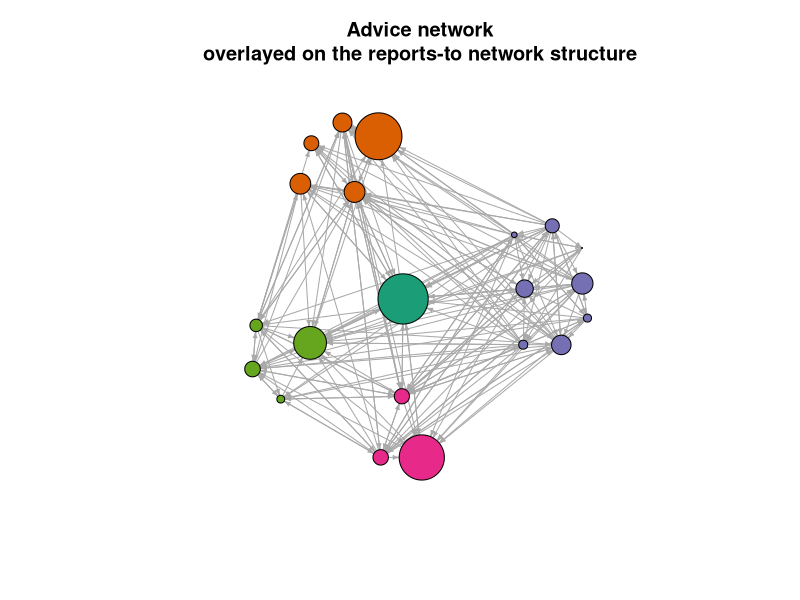
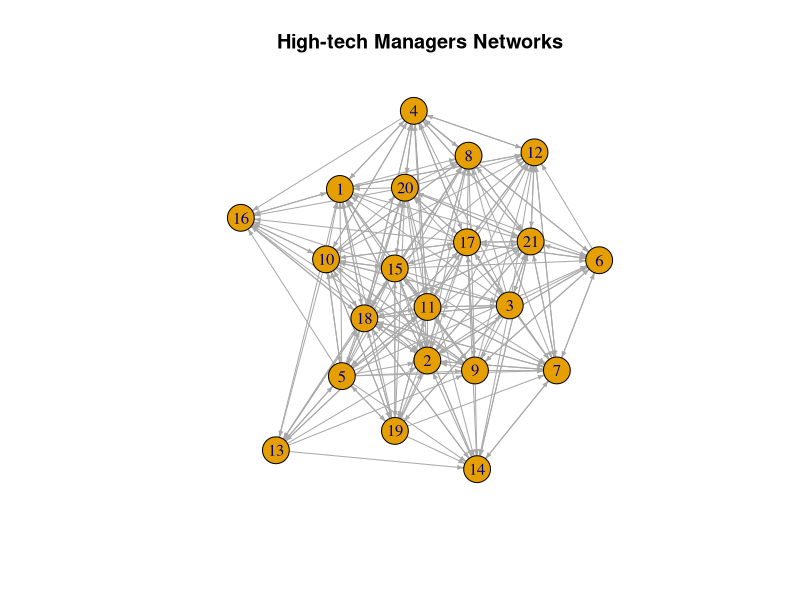
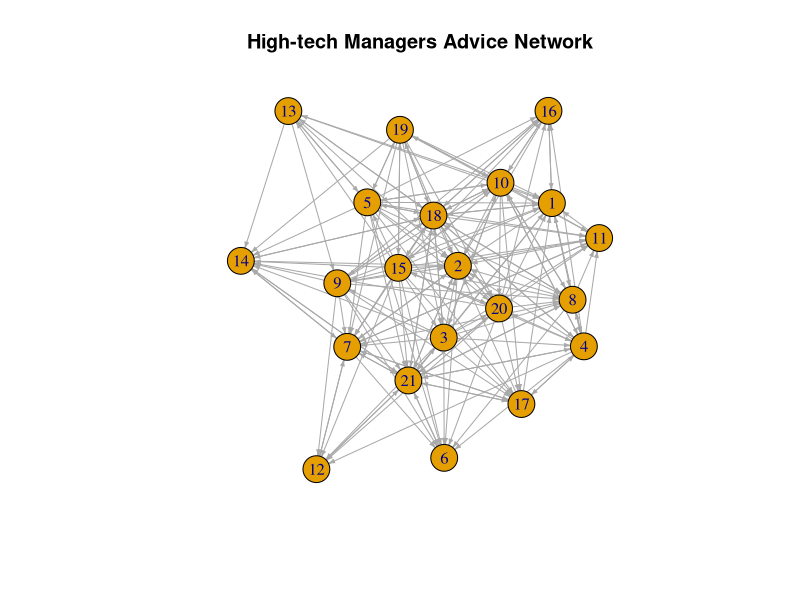
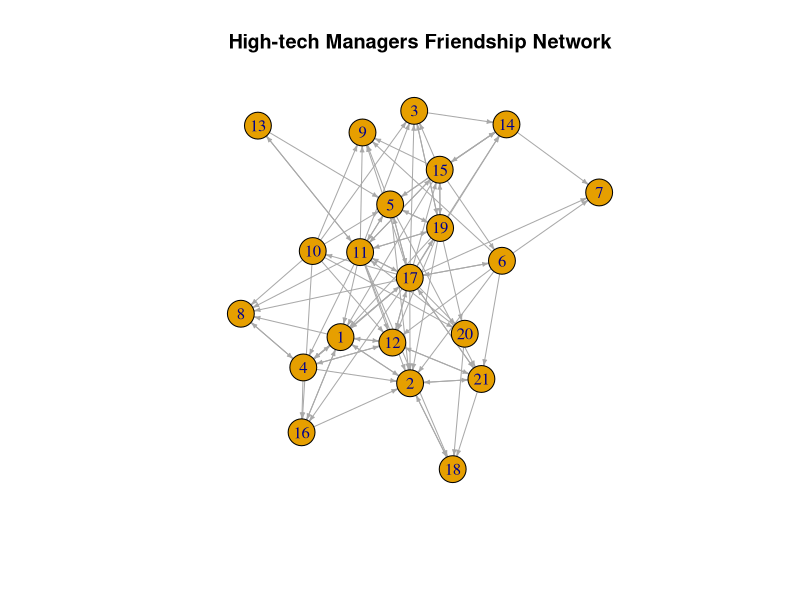
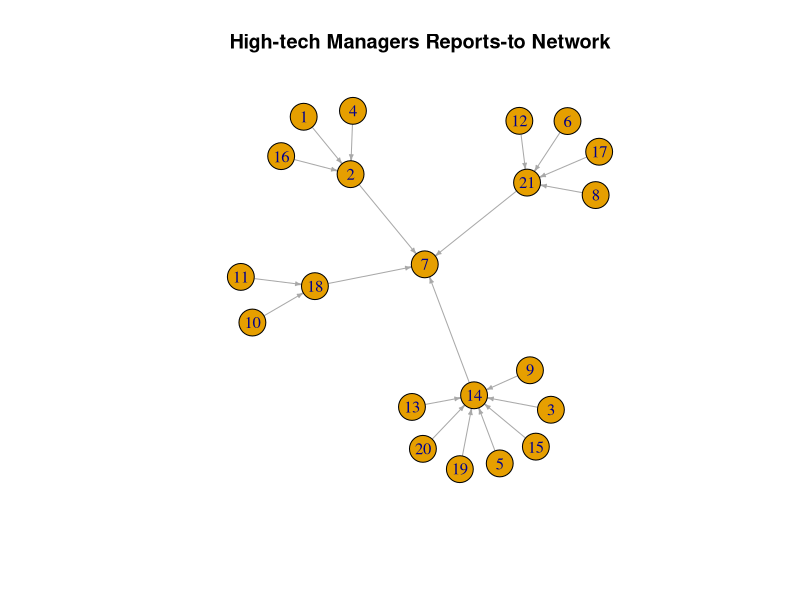
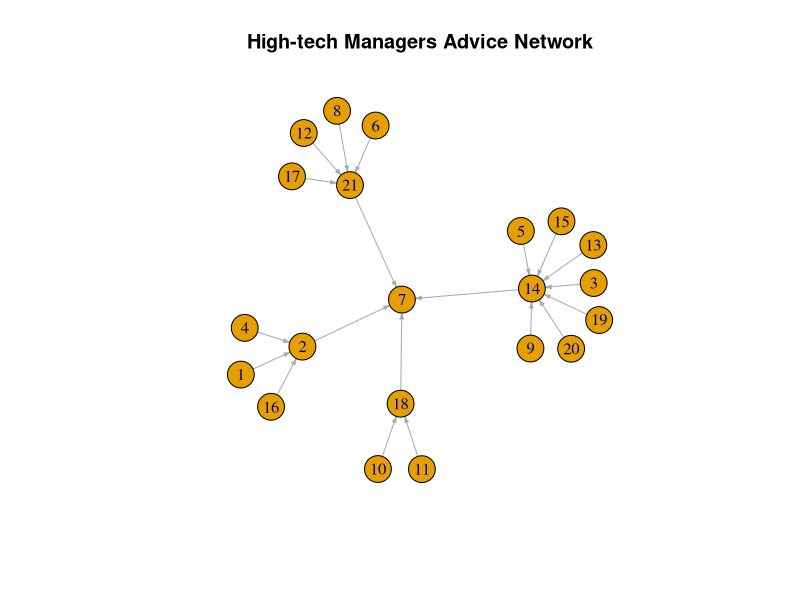
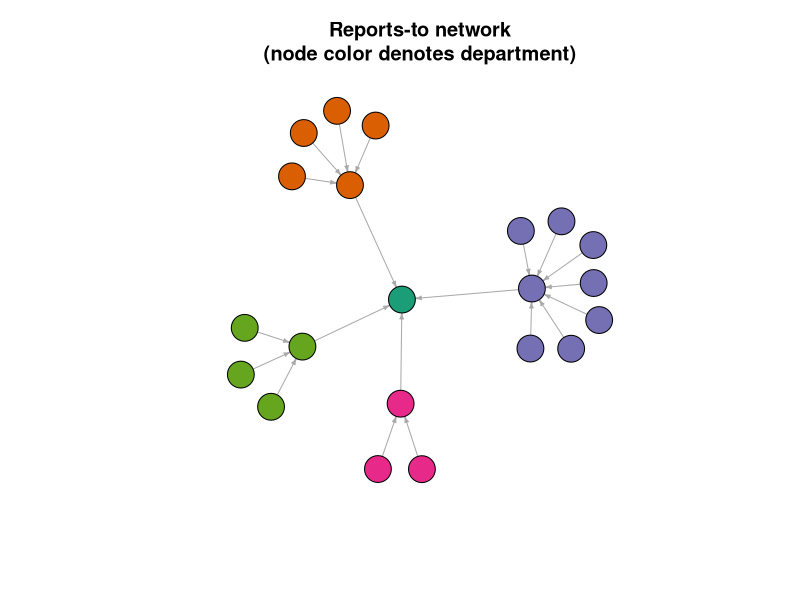
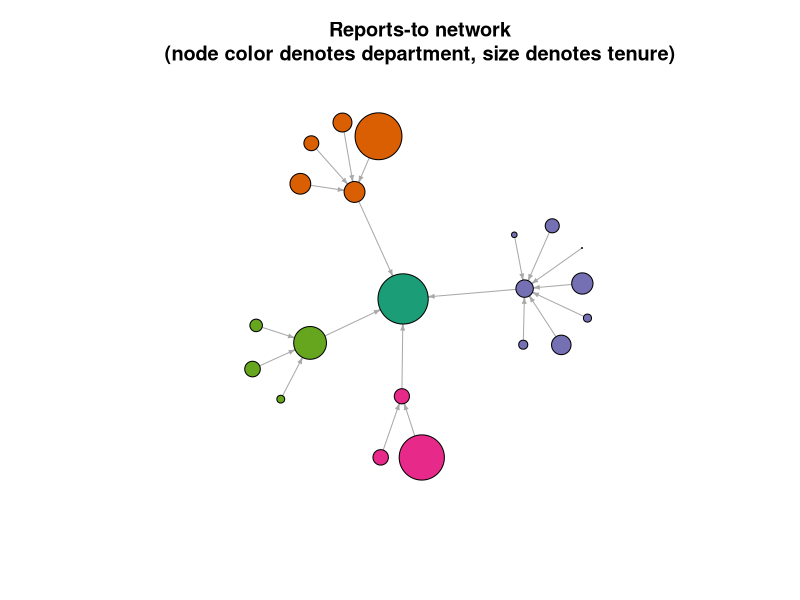

Here is the R script that generated these plots, in order: (Note: this script raises an error after producing the figures.)
#################################################################
# This R script is partially based on the 'Introductory Lab' 
# from the Social Network Analysis course at Stanford University
# (available at: https://sna.stanford.edu/lab.php?l=1)
#################################################################
 

####################################################
# LAB 1 - Introductory Lab                                              
# The objectives of this lab are to:
# - cover some basic R commands
# - introduce the *igraph* R package          
# - load and manage network data
# - generate network visualizations
# - export the network (graph) data for use in  
#   subsequent analysis
####################################################
 
###
# 0. R BASICS 
###
 
# If (when) you get confused, a good place to start is with R's
# built-in help functionality. R offers detailed help files for
# each function and each package. To access help, type: 
# ?[function or package name] 
# For example, for help on the str() function, type:
?str
 

# For this and all subsequent labs, we will use the *igraph* 
# R package, one of the most popular R packages for SNA.
# The official manual is available at: 
# http://cran.r-project.org/web/packages/igraph/igraph.pdf
# also at: http://igraph.org/r/
#
# There is also an excellent tutorial for R and igraph beginners
# available at: http://kateto.net/networks-r-igraph
# It starts with introduction (reminder) of basic R constructs 
# and then proceeds to cover igraph; it offers a detailed 
# coverage of igraphs functionalities in an easy to follow, 
# step-by-step manner. 


# If you haven't used the *igraph* package before, you'll have  
# to instal it first:
# install.packages('igraph')

# The installation is done only once, but you'll have to load 
# the package each time you need to use it:
library(igraph) 
 
# Sometimes, different packages overlap in functionality and 
# cause unexpected behavior when both are loaded simultaneously.
# If you ever want to remove an existing library, use the 
# "detach" command:
#
# detach(package:igraph)
 
 
###
# 1. LOADING DATA
###

# We will use the Krackhardt's High-tech Managers Networks dataset.
# The data were collected from 21 management personnel in a high-tech, 
# machine manufacturing firm to assess the effects of a recent 
# management intervention program.
# The dataset and its description are available at: 
# http://networkdata.ics.uci.edu/netdata/html/krackHighTech.html

# We will load edge lists for 3 networks with the same actors (nodes),
# but different kinds of ties among them:
# - advice ties - one actor (ego) tends to ask the other (alter) 
#   for advice
# - friendship ties - one actor (ego) has named the other actor
#   (alter) as a friend
# - reports-to ties - one actor (ego) reports to the other one
#   (alter)
# All three networks are directed.

# These edge lists are stored in tabular format in .txt files.
# To read data from those files, we will use the read.table() function.
# read.table() is a common R function for loading data from
# files in which values are in tabular format. The function loads
# the table into a data frame object, which is the basic data type
# for most operations in R. By default, R assumes that the table
# has no header and is delimited by any white space; these
# settings are fine for our purposes here.
#
# One handy aspect of R is that you can read in data from a URL 
# directly by referencing the URL in the read.table() function,
# as follows: 
# advice_data_frame <- read.table('http://sna.stanford.edu/sna_R_labs/data/Krack-High-Tec-edgelist-Advice.txt')
# friendship_data_frame <- read.table('http://sna.stanford.edu/sna_R_labs/data/Krack-High-Tec-edgelist-Friendship.txt')
# reports_to_data_frame <- read.table('http://sna.stanford.edu/sna_R_labs/data/Krack-High-Tec-edgelist-ReportsTo.txt')
 
# If the files you want to work with are on your local machine, 
# you can reference them by name:
# your_data_frame <- read.table('your_file_name')
advice_data_frame <- read.table('data/Krack-High-Tec-edgelist-Advice.txt')
friendship_data_frame <- read.table('data/Krack-High-Tec-edgelist-Friendship.txt')
reports_to_data_frame <- read.table('data/Krack-High-Tec-edgelist-ReportsTo.txt')

# Note that when you set a variable equal to something, if all 
# goes well R will not provide any feedback. To see the data we
# just loaded, it's necessary to call the variables directly.
advice_data_frame

# Since this is a bit too long, we can see just the top ten rows
head(friendship_data_frame, n=10)
# ... or the bottom ten rows:
tail(reports_to_data_frame, n=10)

# We can also examine the strucure of the data frame:
str(advice_data_frame)

# And look at the unique values of a data column
unique(advice_data_frame$V1) 
unique(advice_data_frame$V2) 

# To view your data in a spreadsheet-like window, use the command 'View()'. 
View(reports_to_data_frame)

# The attribute data for this lab are in a comma-separated-value
# (CSV) file. read.csv() loads a CSV file into a data frame
# object. In this case, we do have a header row, so we set
# header=T, which tells R that the first row of data contains
# column names.
# We can load csv file from a URL:
# attributes <- read.csv('http://sna.stanford.edu/sna_R_labs/data/Krack-High-Tec-Attributes.csv', header=T)
# Or we can read from a local file:
attributes <- read.csv('data/Krack-High-Tec-Attributes.csv', header=T)
str(attributes)
summary(attributes)

# The attributes set includes: 
# - the actors' age (in years), 
# - tenure or length of service (in years), 
# - level in the corporate hierarchy; this is coded as follows: 
#   1=CEO, 2 = Vice President, 3 = manager), 
# - department, which is coded 1,2,3,4 with the CEO in department 0 ie not in a department

 
# Other commands may be used to load data from files in different 
# formats. read.delim() is a general function for loading any
# delimited text file. The default is tab-delimited, but this can 
# be overridden by setting the "sep" parameter. For example:
#
#     f <- read.delim("tab_delimited_file.txt")
#     f <- read.delim("colon_delimited_file.txt", sep=':')
#
# The 'foreign' package will allow you to read a few other 
# custom data types, such as SPSS files via read.spss().
 
# When data files are part of an R package you can read them as 
# follows:
#
# data(kracknets, package = "NetData")
# 
# This is good to know as R packages often come with a number 
# of datasets that can be used for practicing. 
 
 
###
# 2. MERGING DATA
###

# Since the three loaded edge lists relate to the same actors,
# connected through 3 different kinds of relationships, for easier
# data management, we can merge the data from the 3 data frames 
# (corresponding to the 3 edge lists) into one data frame.
 
# For convenience, we can assign some more meaningful column names 
# to our newly imported data frames:
colnames(advice_data_frame) <- c('ego', 'alter', 'advice_tie')
head(advice_data_frame)
 
colnames(friendship_data_frame) <- c('ego', 'alter', 'friendship_tie')
head(friendship_data_frame)
 
colnames(reports_to_data_frame) <- c('ego', 'alter', 'reports_to_tie')
head(reports_to_data_frame)
 
# Before we merge these three data frames, we need to make sure 'ego' 
# and 'alter' are the same across the data sets. 
# The command below should return TRUE for every row if all ego rows
# are the same for advice and friendship data frames:
advice_data_frame$ego == friendship_data_frame$ego
 
# That's a lot of output to sort through. Instead, we can use all() f.
# which returns TRUE if all vector elements are equal to TRUE
all(advice_data_frame$ego == friendship_data_frame$ego)
 
# Repeat for the other variables
all(advice_data_frame$alter == friendship_data_frame$alter)
all(friendship_data_frame$ego == reports_to_data_frame$ego)
all(friendship_data_frame$alter == reports_to_data_frame$alter)
 
# Now that we've verified they are all the same, we can combine them into 
# a single data frame:
krack_full_data_frame <- cbind(advice_data_frame, 
                               friendship_tie=friendship_data_frame$friendship_tie, 
                               reports_to_tie=reports_to_data_frame$reports_to_tie)
head(krack_full_data_frame)
nrow(krack_full_data_frame)
 
# Now let's move on to some data processing.

# Some actor pairs may not be connected at all. Let's check if / how many
# such cases we have:
nrow(subset(krack_full_data_frame, 
            (advice_tie == 0 & friendship_tie == 0 & reports_to_tie == 0)))

# Reduce to non-zero edges so that the data frame contains only
# actual ties of some type
krack_full_nonzero_edges <- subset(krack_full_data_frame, 
	(advice_tie > 0 | friendship_tie > 0 | reports_to_tie > 0))
head(krack_full_nonzero_edges)
nrow(krack_full_nonzero_edges)


###
# 3. CREATING YOUR FIRST SOCIAL GRAPH
###

# Now we can import our data into a graph object using igraph. 
# Coercing the data into a graph object is what allows us to 
# perform network-analysis techniques
krack_full <- graph_from_data_frame(krack_full_nonzero_edges) 
summary(krack_full)
 
# By default, graph_from_data_frame() treats the first two columns 
# of a data frame as an edge list and any remaining columns as 
# edge attributes. Thus, the 232 edges appearing in the summary()
# output refer to the 232 pairs of vertices that are joined by 
# *any type* of tie. The tie types themselves are listed as edge 
# attributes.
 
# To get a vector of edges for a specific type of tie, use the 
# get.edge.attribute() function.
get.edge.attribute(krack_full, 'advice_tie')
# Alternatively, it can be done as follows:
E(krack_full)$advice_tie
# where 'E' represents the set of edges of the graph
# whose name is given in the brackets

# We can examine the proporition of advice connections
# in the overall set of ties:
prop.table(table(E(krack_full)$advice_tie))

# Access the friendship ties
get.edge.attribute(krack_full, 'friendship_tie')
# alternative:
E(krack_full)$friendship_tie
# The proportion of friendship relations:
prop.table(table(E(krack_full)$friendship_tie))

# And, to reports-to ties
get.edge.attribute(krack_full, 'reports_to_tie')
# alternative:
E(krack_full)$reports_to_tie
# The proportion of reports-to relations:
prop.table(table(E(krack_full)$reports_to_tie))

 
# If you would like to symmetrize the network, making all asymmetric
# (directed) ties symmetric (undirected), use the as.undirected() function
# (check the documentation for the 'mode' parameter): 
krack_full_undirect <- as.undirected(krack_full, mode='collapse')
summary(krack_full_undirect)

# Note that the resulting, undirected, network has no edge attributes.
# If we want to collapse the directed network and keep edge weights,
# we should set the "edge.attr.comb". For example, to sum the values
# of the friendship_tie attribute and ignore the other two tie attributes
# we set "edge.attr.comb" as follows:
krack_friend_undir_weighted <- as.undirected(krack_full, mode='collapse', 
                                             edge.attr.comb = list(friendship_tie='sum', 'ignore'))

# Note: the list given as the value of the 'edge.attr.comb' parameter specifies that 
# the 'friendship_tie' attribute of the new (undirected) edge should be the sum of the 
# 'friendship_tie' attr. of the corresponding edges in the directed graph; and that the 
# rest of the attributes should be ignored (=dropped). 
# To learn more about setting these options, check the documentation for attribute.combination
?attribute.combination

summary(krack_friend_undir_weighted) 
E(krack_friend_undir_weighted)$friendship_tie

 
###
# 4. ADDING VERTEX ATTRIBUTES TO A GRAPH OBJECT
###

# Now, we want to use the 'attributes' data frame (df) to assign
# attributes to the nodes in the 'krack_full' graph. 
# To do that, we first need to add a column to the 'attributes' df to 
# represent nodes' IDs. This is straightforward since, in this case, node IDs 
# are simply the nodes' ordinal numbers: 
attributes$node_id = 1:nrow(attributes)
# Next, we can use node IDs to match rows from the 'attributes' df to the 
# appropriate nodes in the graph. Considering that nodes's IDs are ordinal numbers
# from 1 to 21 (21 = number of nodes), we can expect that the order of nodes in the 
# graph is the same as the order of attributes in the 'attributes' df. 
# Let's check that:
all(attributes$node_id == V(krack_full)$name)
# 'V' represents the set of nodes (vertices) of the graph
# whose name is given in the brackets

# Since our assumption proved correct, we can simply add attributes as follows:
V(krack_full)$age = attributes$AGE
V(krack_full)$tenure = attributes$TENURE
V(krack_full)$level = attributes$LEVEL
V(krack_full)$dept = attributes$DEPT

summary(krack_full) 
# Note that we now have 'age,' 'tenure,' 'level', and 'dept'
# listed alongside 'name' as vertex attributes.


# Another way to add node attributes to a graph is to include them 
# when creating the graph object.
 
# First, reorder the columns, so that node id is the first one 
str(attributes)
attributes <- attributes[,c(5,1:4)]
# Now, create the graph. 
# Check the documentatio of the graph_from_data_frame() f. to better
# understand the 'vertices' parameter. 
krack_full_v2 <- graph_from_data_frame(d = krack_full_nonzero_edges, 
                                       vertices = attributes) 
summary(krack_full_v2)


# We can get values for a given attribute for all of
# the actors in the network - for example:
get.vertex.attribute(krack_full, 'age')
# Alternatively:
V(krack_full)$age

get.vertex.attribute(krack_full, 'tenure')
# or
V(krack_full)$tenure

# We can also get attribute values for a subset of nodes.
# For example, to get the tenure of only those who are 
# above 40 years of age:
get.vertex.attribute(krack_full, 'tenure', V(krack_full)[V(krack_full)$age > 40])
# or
V(krack_full)$tenure[V(krack_full)$age > 40]

# Or, we can the age of employees in the largest department:
table(V(krack_full)$dept)
V(krack_full)$age[V(krack_full)$dept == 2]



###
# 4. CREATING MORE GRAPHS
###

# Now, starting from the krack_full graph, we'll create a separate network 
# for each tie type

# advice network
krack_advice <- delete_edges(krack_full, 
                             E(krack_full)[E(krack_full)$advice_tie == 0])
summary(krack_advice)
# Note that this will not remove the other kinds of ties (friendship, reports_to).
# If two employees are connected not only through the advice tie, but also through
# other kinds of ties, those other kinds will be preserved. If you want to remove 
# those other kinds of ties, you need to remove the corresponding edge attributes
# using the delete_edge_attr() f.

# friendship network
krack_friendship <- delete_edges(krack_full, 
                                 E(krack_full)[E(krack_full)$friendship_tie == 0])
summary(krack_friendship)

# reports-to network
krack_reports_to <- delete_edges(krack_full, 
                                 E(krack_full)[E(krack_full)$reports_to_tie == 0])
summary(krack_reports_to)

# Note: an alternative way of creating a subgraph is by using the 
# subgraph.edges() function and specifying which edges are to be preserved.
# For example, to create the friendship network:
krack_friendship_2 <- subgraph.edges(krack_full, 
                                     eids = E(krack_full)[E(krack_full)$friendship_tie > 0])
 

###
# 5. VISUALIZING NETWORKS
###
 
# The igraph package allows us to use R's plot() function to generate 
# custom visualizations of our networks.

# R only lets us look at one plot at a time. To be able to compare
# multiple networks, that is, their plots, you may want to save 
# each plot in a separate PDF or image file. The code below shows 
# how to do that. Alternatively, to just create a plot, execute 
# the code between the pdf() / jpeg() function and dev.off().

# First, let's plot the network with all possible ties
jpeg("output/1.1_Krackhardt_Full.jpg")
plot(krack_full,
     edge.arrow.size=.3,  # reduce the size of arrows
     main="High-tech Managers Networks")
dev.off()
# Check the documentation of the jpeg() function to see
# how you can customise the image dimension, quality, ..

# For a full list of igraph plotting parameters see Section 4.1
# of the Network visualization in R tutorial:
# http://kateto.net/network-visualization

 
# This is a bit of a jumble, so let's look at the networks for
# single edge types
 
pdf("output/1.2_Krackhardt_Advice.pdf")
plot(krack_advice,
     edge.arrow.size=.3,
     main="High-tech Managers Advice Network")
dev.off()
# Check the documentation of the pdf() function to see
# how you can customise the generated PDF document
# (e.g. by setting font, paper size, title, etc)
 
jpeg("output/1.3_Krackhardt_Friendship.jpg")
plot(krack_friendship,
     edge.arrow.size=.3,
     main="High-tech Managers Friendship Network")
dev.off()

jpeg("output/1.4_Krackhardt_Reports.jpg")
plot(krack_reports_to,
     edge.arrow.size=.3,
     main="High-tech Managers Reports-to Network")
dev.off()
 
# We can optimize the layout by applying a layout 
# algorithm to the specific set of ties we care about. 
# The above graphs were plotted using the Fruchterman-Rheingold
# algorithm (the default one). Other options are described in 
# the igraph help page for "layout_" which can be accessed by 
# entering ?layout_
?layout_

reports_to_layout <- layout_nicely(krack_reports_to)
jpeg("output/1.5_Krackhardt_Reports_layout_nicely.jpg")
plot(krack_reports_to, 
     layout=reports_to_layout,
     edge.arrow.size=.3,
     main="High-tech Managers Advice Network")
dev.off()
 
# Now let's color-code vertices by department 
# Check the possible values for the 'dept' attribute
unique(V(krack_full)$dept)
# Initiate the vector of node colors
dept_vertex_colors = V(krack_full)$dept
# Select a color palette using the ColorBrewer (http://colorbrewer2.org) 
colors = c('#1b9e77','#d95f02','#7570b3','#e7298a','#66a61e')
for(i in 0:max(dept_vertex_colors))
  dept_vertex_colors[dept_vertex_colors == i] = colors[i+1]

jpeg("output/1.6_Krackhardt_Reports_Color.jpg") 
plot(krack_reports_to, 
    layout=reports_to_layout, 
    vertex.color=dept_vertex_colors, # setting node color
    vertex.label=NA,     # removing vertex labels
    edge.arrow.size=.3,
    main="Reports-to network\n(node color denotes department)")
dev.off() 

# Now let's set the vertex size by tenure:
tenure_vertex_sizes = V(krack_full)$tenure
tenure_vertex_sizes

jpeg("output/1.7_Krackhardt_Reports_Vertex_Size.jpg") 
plot(krack_reports_to, 
     layout=reports_to_layout, 
     vertex.color=dept_vertex_colors, 
     vertex.label=NA, 
     edge.arrow.size=.3,
     vertex.size=tenure_vertex_sizes, # setting the vertex size
     main="Reports-to network\n(node color denotes department, size denotes tenure)")
dev.off() 


# Now let's try to incorporate additional tie types. We'll use the 
# layout generated for the graph with the reports-to ties only
# but overlay the friendship ties (in another color). The idea is
# to try to (visually) explore how well friendship relations go
# along the official organisational structure (reflected in the 
# reports_to relation).

# We are about to add several visualization related attributes 
# to the graph. Since this is just temporarily, for the sake of 
# demonstrating visualization options, we'll replicate the graph, 
# so that the 'main' one is not 'burdened' with visual details.
krack_full_viz <- krack_full

# Since we are not interested in the advice tie, we will remove that edge
# attribute from the graph we want to visualize
krack_full_viz <- delete_edge_attr(krack_full_viz, 'advice_tie')
summary(krack_full_viz)
# Add colors to edges based on their type (friendship, reports_to)
E(krack_full_viz)$color[ E(krack_full_viz)$friendship_tie==1 ] <- '#377eb8' # blue
E(krack_full_viz)$color[ E(krack_full_viz)$reports_to_tie==1 ] <- '#984ea3' # purple
E(krack_full_viz)$arrow.size=.3 
V(krack_full_viz)$label = NA
V(krack_full_viz)$size = tenure_vertex_sizes
V(krack_full_viz)$color = '#fed98e' # yellow as the node color
V(krack_full_viz)$frame = '#000000' # black as the color of the nodes' edge/frame

jpeg("output/1.8_Krackhardt_Overlayed_Ties.jpg")
plot(krack_full_viz, 
     layout=reports_to_layout)
# Add a legend. Note that the plot window must be open for this to 
# work.
legend(x = 0.95, 
       y = 1.4,
       legend = c('Friendship',
                  'Reports To'), 
       col = c('#377eb8', '#984ea3'), 
       lty=1,
       cex = .7)
dev.off() 
 

# Another option for visualizing different network ties relative 
# to one another is to overlay the edges from one tie type on the 
# structure generated by another tie type. Here we can use the
# reports-to layout but show the friendship ties:

jpeg("output/1.9_Krackhardt_Overlayed_Structure.jpg")
plot(krack_friendship, 
     layout=reports_to_layout, 
     vertex.color=dept_vertex_colors, 
     vertex.label=NA, 
     edge.arrow.size=.3,
     vertex.size=tenure_vertex_sizes, 
     main="Friendship network\noverlayed on the reports-to network structure")
dev.off() 


plot(krack_advice, 
     layout=reports_to_layout, 
     vertex.color=dept_vertex_colors, 
     vertex.label=NA, 
     edge.arrow.size=.3,
     vertex.size=tenure_vertex_sizes, 
     main="Advice network\noverlayed on the reports-to network structure")

 
###
# 5. EXPORT THE NETWORK
###
 
# The write.graph() function exports a graph object in various
# formats readable by other programs. For example, a graph can be
# exported in the 'graphml" format and imported in Gephi for 
# visualisation.
write.graph(krack_full, file='output/lab1/krack_full.graphml', format="graphml")
 
# For a more general file type (e.g., importable to Excel),
# use the "edgelist" format. Note that this file format will
# write the attributes; only the ties will be stored.
write.graph(krack_full, file='output/lab1/krack_full.txt', format="edgelist")

# We can also save graphs as RData files. This is the best option if we intend
# to further process graphs in R, since this format will keep all the specific
# characteristics of the graph object that we have created.
saveRDS(krack_full, "output/lab1/krack_full.RData")
saveRDS(krack_advice, "output/lab1/krack_advice.RData")
saveRDS(krack_friendship, "output/lab1/krack_friendship.RData")
saveRDS(krack_reports_to, "output/lab1/krack_reports_to.RData")
